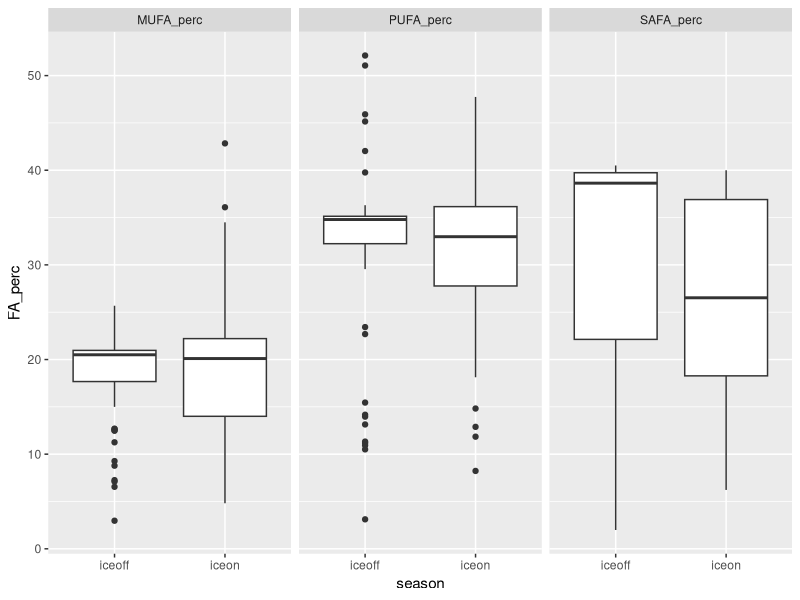
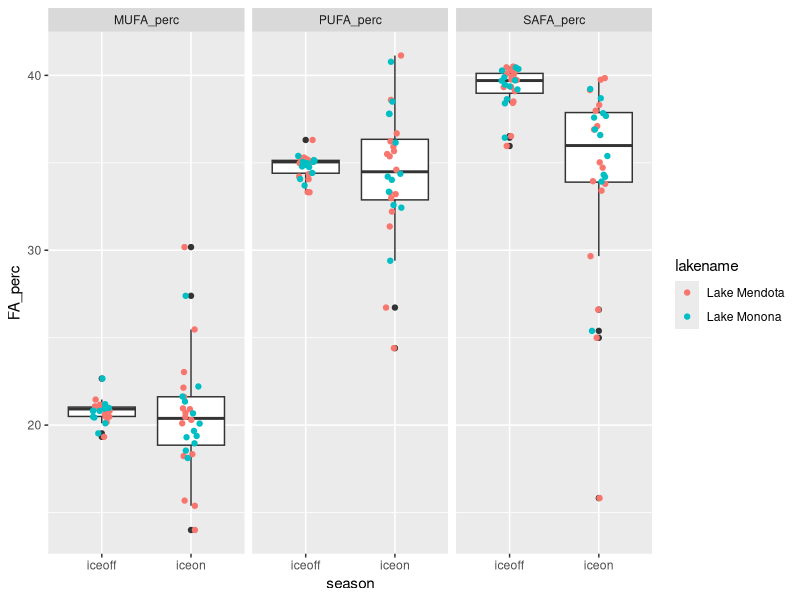
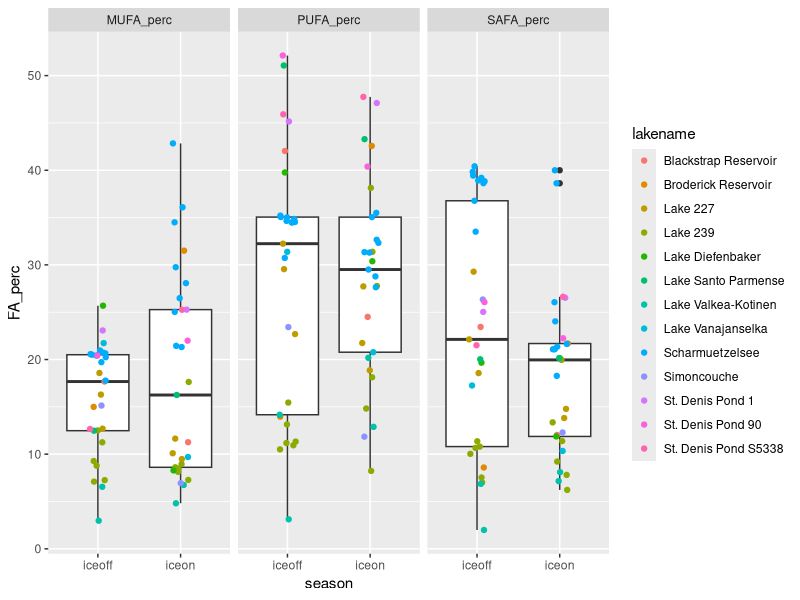
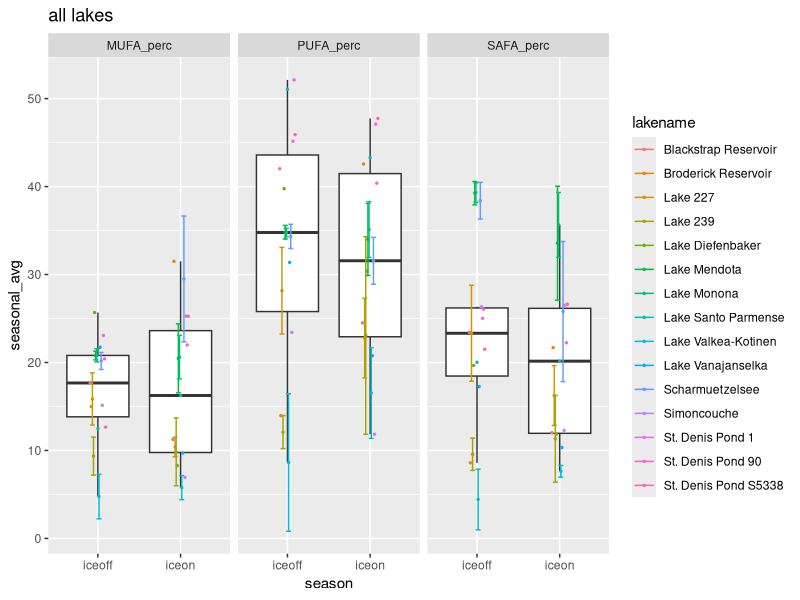
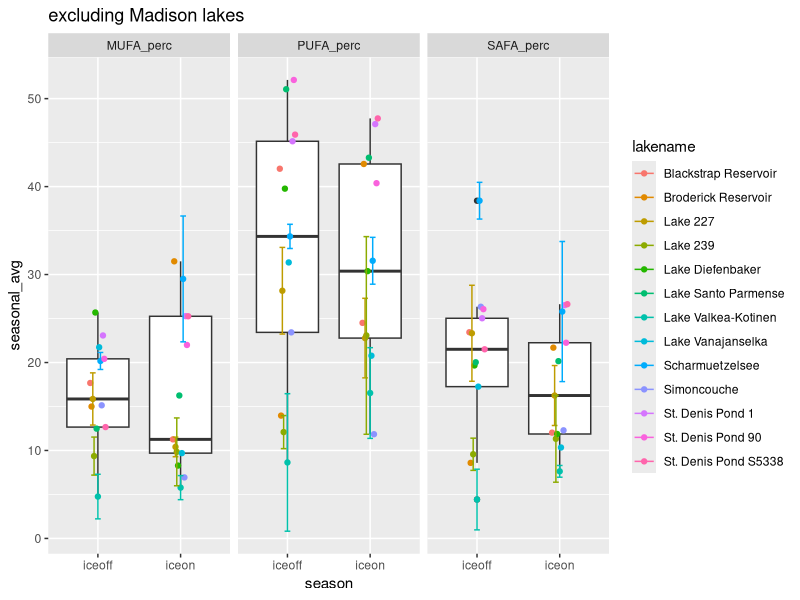
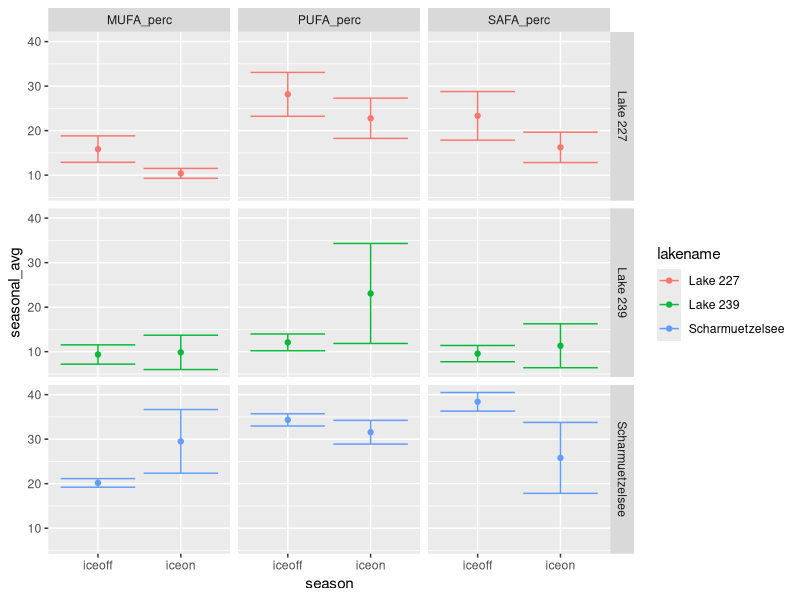
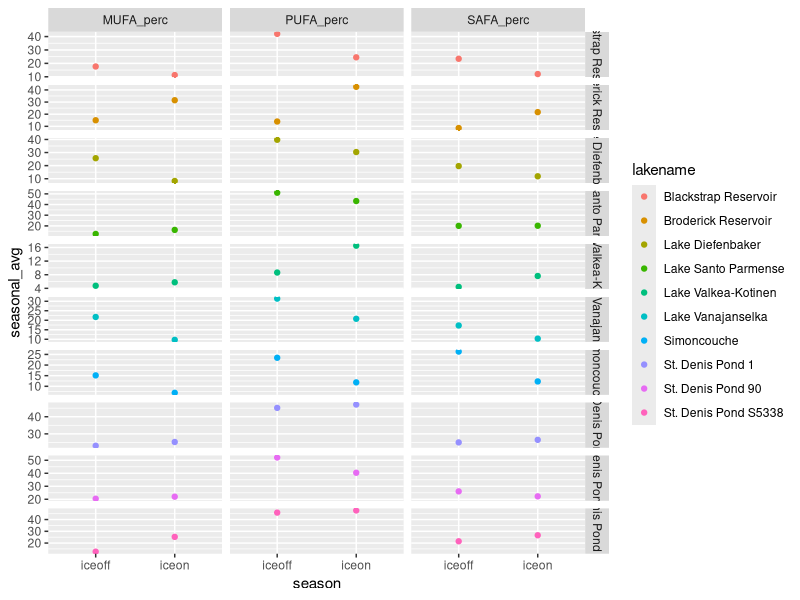

Reproduce these figures in R, in order.
# Script to look at fatty acids profile under ice vs summer stratification
# uses Hampton et al. ecology under lake ice dataset (ecology letters)
# and Galloway et al PLoS one paper fatty acid dataset

#libraries
library(dplyr)
library(reshape2)
library(tidyr)
library(ggplot2)

#===========================================================================
# ----> read in ecology under lake ice dataset and FA dataset

euli_orig <- read.csv("../Data/under_ice_data.csv", stringsAsFactors = FALSE)

fa_orig <- read.csv("../Data/PLoS_supp/S1_Dataset.csv", stringsAsFactors = FALSE)

#===========================================================================
# ----> wrangle ice phyto data

euli <- euli_orig %>% 
  #keep only columns of potential interest
  select(year, season, researcher, lakename, stationname, poolstation, lakeregloc, lakecountry,
         startday, startmonth, startyear, endday, endmonth, endyear,
         iceduration, fadata, avesecchidepth, avechla, 
         phytomethod, avephytomass, avephytocount,
         propchloro, propcrypto, propcyano, propdiatom, propdiatom, propotherphyto) %>% 
  #only interested when *not* all NA for phyto props
  filter(!(is.na(propchloro) & is.na(propcrypto) & is.na(propcyano) & 
           is.na(propdiatom) & is.na(propdiatom) & is.na(propotherphyto)))

#some lakes have multiple stations within lake
euli %>% 
  group_by(lakename) %>% 
  summarize(n = n_distinct(stationname)) %>% 
  filter(n > 1) %>% 
  as.data.frame()
#               lakename n
# 1 Blackstrap Reservoir 2
# 2     Lake Diefenbaker 3

euli %>% 
  group_by(lakename) %>% 
  summarize(n = n_distinct(poolstation)) %>% 
  as.data.frame() %>% 
  filter(n > 1)

#1:1 match lakename:poolstation
# filter(euli, lakename %in% c("Blackstrap Reservoir", "Lake Diefenbaker")) %>% select(lakename, stationname, poolstation)

#aggregate to lake/poolstation
euli_lakes_phytos <- euli %>% 
  #start by looking just at pytos, can circle back to incorporate snow/ice/secchi etc.
  select(year, season, lakename, poolstation, 
         propchloro, propcrypto, propcyano, propdiatom, propotherphyto) %>% 
  #group and aggregate
  group_by(lakename, poolstation, year, season) %>% 
  summarize(prop_chloro = mean(propchloro, na.rm = TRUE),
            prop_crypto = mean(propcrypto, na.rm = TRUE),
            prop_cyano = mean(propcyano, na.rm = TRUE),
            prop_diatom = mean(propdiatom, na.rm = TRUE),
            prop_other = mean(propotherphyto, na.rm = TRUE)) %>% 
  ungroup() %>% 
  as.data.frame()
  
summary(euli_lakes_phytos) #40 NA in crypto
str(euli_lakes_phytos) #205

#going to start by using only lakes with *NO NAs* for phytos
euli_phytos_complete <- euli_lakes_phytos %>% 
  filter(!(is.na(prop_chloro) | is.na(prop_crypto) | is.na(prop_cyano) | 
             is.na(prop_diatom) | is.na(prop_other)))
#158 obvs - only "complete" phyto profiles

#24 lakes in total
unique(euli_phytos_complete$lakename) 

#what's the temporal coverage?
#only want ones with matching iceon/iceoff
euli_phytos_complete %>% 
  group_by(lakename) %>% 
  summarize(seasons = n_distinct(season)) %>% 
  as.data.frame() %>% 
  arrange(seasons)

#identity lakes with both seasons per year
multi_seasons <- euli_phytos_complete %>% 
  group_by(lakename, year) %>% 
  summarize(seasons = n_distinct(season)) %>% 
  as.data.frame() %>% 
  arrange(seasons) %>% 
  filter(seasons > 1) %>% 
  mutate(lakeyear = paste(lakename, year, sep = "_"))

#keep only those lake/year/seasons
euli_phytos_complete_matching <- euli_phytos_complete %>% 
  mutate(lakeyear = paste(lakename, year, sep = "_")) %>% 
  filter(lakeyear %in% multi_seasons$lakeyear)

#make sure 1:1 match (i.e., iceon/iceoff in single year for lake - no missing pairs singles)
# euli_phytos_complete_matching %>% 
#   group_by(lakename, year) %>% 
#   summarize(n = n_distinct(season)) %>% 
#   filter(n != 2)
#correct

# filter(euli_phytos_complete, lakename == "Saanajarvi")
# filter(euli, lakename == "Saanajarvi")
#yep...being true to the data, we ignore Saanajarvi
#I think it's actually a goof in the euli data, 
#but moving forward without it...

#check out remaining
str(euli_phytos_complete_matching)
str(unique(euli_phytos_complete_matching$lakename)) 
#15 lakes

#temporal coverage
lake_years <- euli_phytos_complete_matching %>% 
  group_by(lakename) %>% 
  summarize(yrs = n_distinct(year)) %>% 
  arrange(yrs) %>% 
  as.data.frame()
#                lakename yrs
# 1  Blackstrap Reservoir   1
# 2   Broderick Reservoir   1
# 3      Lake Diefenbaker   1
# 4   Lake Santo Parmense   1
# 5     Lake Vanajanselka   1
# 6           Simoncouche   1
# 7      St. Denis Pond 1   1
# 8     St. Denis Pond 90   1
# 9  St. Denis Pond S5338   1
# 10  Lake Valkea-Kotinen   2
# 11             Lake 227   3
# 12             Lake 239   6
# 13      Scharmuetzelsee   9
# 14          Lake Monona  12
# 15         Lake Mendota  16

#may be interested in lakes with >= 3 years down the road
lake_years_3more <- filter(lake_years, yrs >= 3)

#make long to be equivalent to FA data
phytos_long <- euli_phytos_complete_matching %>% 
  select(-poolstation, -lakeyear) %>% 
  melt(id.vars = c("lakename", "year", "season")) %>% 
  rename(phyto_group = variable, prop = value)

#remove prop from group name
phytos_long$phyto_group <- gsub("prop_", "", phytos_long$phyto_group)

unique(phytos_long$phyto_group)
# "chloro"     "crypto"     "cyano"      "diatom"     "otherphyto"


#===========================================================================
# ----> wrangle FA data

fa <- fa_orig %>% 
  #only fresh water
  filter(Salinity == 0) %>% 
  #only proportional data
  filter(Data == "prop") %>% 
  #for now, don't care about experimental info
  select(Group, Class, Order, Genus, species,
         sumSAFA, sumMUFA, sumPUFA,
         c18.2w6, c18.3w6, c18.3w3,
         c18.4w3, c18.5w3, 
         c20.4w6, c20.5w3, c22.6w3)

unique(fa$Group)
# "Cyanobacteria" "Chlorophyta"   "Ochrophyta"    "Cryptophyta"   "Dinophyta"     "Euglenozoa"    "Rhodophyta"  

#crosswalk to match euli to FA
fa_equiv <- fa %>% 
  #crypto, chloro, cyano are direct matches
  mutate(fa_group = ifelse(Group == "Cryptophyta", "crypto", NA),
         fa_group = ifelse(Group == "Chlorophyta", "chloro", fa_group),
         fa_group = ifelse(Group == "Cyanobacteria", "cyano", fa_group),
         #diatoms are everything in these 3 classes in FA data
         fa_group = ifelse(Class %in% c("Bacillariophyceae", "Fragilariophyceae", "Coscinodiscophyceae"),
                           "diatom", fa_group),
         #other phyto = average of all else in FA data
         fa_group = ifelse(is.na(fa_group), "otherphyto", fa_group))

# fa_equiv %>% 
#   select(Group, fa_group) %>% 
#   unique()
# 
# fa_equiv %>% 
#   select(Group, Class, fa_group) %>% 
#   unique()


#===========================================================================
# ----> aggregate FA data

#aggregate to level of fa_group (average)

fa_group_avgs <- fa_equiv %>% 
  group_by(fa_group) %>% 
  summarize(grp_avg_sumSAFA = mean(sumSAFA, na.rm = TRUE),
            grp_avg_sumMUFA = mean(sumMUFA, na.rm = TRUE),
            grp_avg_sumPUFA = mean(sumPUFA, na.rm = TRUE),
            grp_avg_c18.2w6 = mean(c18.2w6, na.rm = TRUE),
            grp_avg_c18.3w6 = mean(c18.3w6, na.rm = TRUE),
            grp_avg_c18.3w3 = mean(c18.3w3, na.rm = TRUE),
            grp_avg_c18.4w3 = mean(c18.4w3, na.rm = TRUE),
            grp_avg_c18.5w3 = mean(c18.5w3, na.rm = TRUE),
            grp_avg_c20.4w6 = mean(c20.4w6, na.rm = TRUE),
            grp_avg_c20.5w3 = mean(c20.5w3, na.rm = TRUE),
            grp_avg_c22.6w3 = mean(c22.6w3, na.rm = TRUE)) %>% 
  as.data.frame()

fa_group_avgs

#===========================================================================
# ----> combine EULI and FA datasets

head(phytos_long) #lake, year, season, group, prop
head(fa_group_avgs) #group, FAs

#combine euli and FA - have group, proportion, and FA data
full_dat <- merge(phytos_long, fa_group_avgs, 
                  by.x = "phyto_group", by.y = "fa_group", 
                  all.x = TRUE)

# From LTER FA script:
# What we want is "what are the average proportions of SAFA, MUFA, PUFA 
# present in the community, irrespective of total biomass?" 
# (i.e. we know there is higher biomass in summer - the Circus Circus buffet)
# SH: pretty sure that what we want then is:(biomass_dry_weight * sumSAFA)/total dry weight
# This is already a proportion (biomass/total) so can do prop * FA

#weight data accordingly
full_dat_weighted <- full_dat %>% 
  #prop phyto (already biomass/total biomass) * prop FA
  mutate(sumSAFA_prop = grp_avg_sumSAFA * prop,
         sumMUFA_prop = grp_avg_sumMUFA * prop, 
         sumPUFA_prop = grp_avg_sumPUFA * prop,
         prop_c18.2w6 = grp_avg_c18.2w6 * prop,
         prop_c18.3w6 = grp_avg_c18.3w6 * prop,
         prop_c18.3w3 = grp_avg_c18.3w3 * prop,
         prop_c18.4w3 = grp_avg_c18.4w3 * prop,
         prop_c18.5w3 = grp_avg_c18.5w3 * prop,
         prop_c20.4w6 = grp_avg_c20.4w6 * prop,
         prop_c20.5w3 = grp_avg_c20.5w3 * prop,
         prop_c22.6w3 = grp_avg_c22.6w3 * prop) %>% 
  #keep only columns of interest
  #for now, only SAFA, MUFA, PUFA
  select(lakename, year, season, phyto_group, 
         sumSAFA_prop, sumMUFA_prop, sumPUFA_prop,
         prop_c18.2w6,prop_c18.3w6,  prop_c18.3w3,
         prop_c18.4w3, prop_c18.5w3,
         prop_c20.4w6, prop_c20.5w3, 
         prop_c22.6w3)

#sum within lake/time point (get community-level FA)
full_dat_weighted_comm <- full_dat_weighted %>% 
  group_by(lakename, year, season) %>% 
  #sum across phyto groups
  summarize(MUFA_perc = sum(sumMUFA_prop, na.rm = TRUE),
            PUFA_perc = sum(sumPUFA_prop, na.rm = TRUE),
            SAFA_perc = sum(sumSAFA_prop, na.rm = TRUE),
            perc_c18.2w6 = sum(prop_c18.2w6, na.rm = TRUE),
            perc_c18.3w6 = sum(prop_c18.3w6, na.rm = TRUE),
            perc_c18.3w3 = sum(prop_c18.3w3, na.rm = TRUE),
            perc_c18.4w3 = sum(prop_c18.4w3, na.rm = TRUE),
            perc_c18.5w3 = sum(prop_c18.5w3, na.rm = TRUE),
            perc_c20.4w6 = sum(prop_c20.4w6, na.rm = TRUE),
            perc_c20.5w3 = sum(prop_c20.5w3, na.rm = TRUE),
            perc_c22.6w3 = sum(prop_c22.6w3, na.rm = TRUE)) %>% 
  as.data.frame()

#this format matches LTER_FA_20180217 
#(detailed look at lakes ME/MO)

head(full_dat_weighted_comm)

#make a verion with one point per lake/season (aggregate across years)
#include standard deviation as measure of variance, as well as count
full_dat_weighted_comm_agg <- full_dat_weighted_comm %>% 
  group_by(lakename, season) %>% 
  #using __ so can separate later
  summarize(n_years = n_distinct(year),
            seasonal_avg__MUFA_perc = mean(MUFA_perc, na.rm = TRUE),
            sd__MUFA_perc = sd(MUFA_perc, na.rm = TRUE),
            seasonal_avg__PUFA_perc = mean(PUFA_perc, na.rm = TRUE),
            sd__PUFA_perc = sd(PUFA_perc, na.rm = TRUE),
            seasonal_avg__SAFA_perc = mean(SAFA_perc, na.rm = TRUE),
            sd__SAFA_perc = sd(SAFA_perc, na.rm = TRUE),
            
            seasonal_avg__c18.2w6 = sum(perc_c18.2w6, na.rm = TRUE),
            seasonal_avg__c18.3w6 = sum(perc_c18.3w6, na.rm = TRUE),
            seasonal_avg__c18.3w3 = sum(perc_c18.3w3, na.rm = TRUE),
            seasonal_avg__c18.4w3 = sum(perc_c18.4w3, na.rm = TRUE),
            seasonal_avg__c18.5w3 = sum(perc_c18.5w3, na.rm = TRUE),
            seasonal_avg__c20.4w6 = sum(perc_c20.4w6, na.rm = TRUE),
            seasonal_avg__c20.5w3 = sum(perc_c20.5w3, na.rm = TRUE),
            seasonal_avg__c22.6w3 = sum(perc_c22.6w3, na.rm = TRUE),
            
            sd__c18.2w6 = sd(perc_c18.2w6, na.rm = TRUE),
            sd__c18.3w6 = sd(perc_c18.3w6, na.rm = TRUE),
            sd__c18.3w3 = sd(perc_c18.3w3, na.rm = TRUE),
            sd__c18.4w3 = sd(perc_c18.4w3, na.rm = TRUE),
            sd__c18.5w3 = sd(perc_c18.5w3, na.rm = TRUE),
            sd__c20.4w6 = sd(perc_c20.4w6, na.rm = TRUE),
            sd__c20.5w3 = sd(perc_c20.5w3, na.rm = TRUE),
            sd__c22.6w3 = sd(perc_c22.6w3, na.rm = TRUE)) %>% 
  as.data.frame()

#===========================================================================
# ----> look at all lakes/years/seasons

#make long for plotting
dat_long_full_points <- full_dat_weighted_comm %>% 
  melt(id.vars = c("lakename", "year", "season")) %>% 
  rename(FA_type = variable, FA_perc = value)

#matching graphs to ME/MO - all  lakes
ggplot(filter(dat_long_full_points, FA_type %in% c("MUFA_perc", "PUFA_perc", "SAFA_perc")),
              aes(season, FA_perc)) +
  geom_boxplot() +
  #geom_jitter(aes(color = lakename), width = 0.1, size = 1) +
  facet_wrap(~FA_type)

#hmmm definitely not as extreme as ME/MO

#check just using those for sanity check
ggplot(filter(dat_long_full_points, lakename %in% c("Lake Mendota", "Lake Monona") &
                FA_type %in% c("MUFA_perc", "PUFA_perc", "SAFA_perc")), 
       aes(season, FA_perc)) +
  geom_boxplot() +
  geom_jitter(aes(color = lakename), width = 0.1) +
  facet_wrap(~FA_type)

#yep, see the same trends in just ME/MO
#so it's accurate
#(other has wider spread since it's actual data, not avg proportions)

#removing ME/MO
ggplot(filter(dat_long_full_points, !(lakename %in% c("Lake Mendota", "Lake Monona")) &
                FA_type %in% c("MUFA_perc", "PUFA_perc", "SAFA_perc")), 
       aes(season, FA_perc)) +
  geom_boxplot() +
  geom_jitter(aes(color = lakename), width = 0.1) +
  facet_wrap(~FA_type)
#pretty wide spread


#what do anovas say for all lakes?
mufa1 <- aov(FA_perc ~ season, dat = filter(dat_long_full_points, FA_type == "MUFA_perc" &
                                              !(lakename %in% c("Lake Mendota", "Lake Monona"))))
summary(mufa1) #p=0.584

pufa1 <- aov(FA_perc ~ season, dat = filter(dat_long_full_points, FA_type == "PUFA_perc" &
                                              !(lakename %in% c("Lake Mendota", "Lake Monona"))))
summary(pufa1) #p=0.746

safa1 <- aov(FA_perc ~ season, dat = filter(dat_long_full_points, FA_type == "SAFA_perc" &
                                              !(lakename %in% c("Lake Mendota", "Lake Monona"))))
summary(safa1) #p=0.0438 *

#SAFA - signif (barely) higher in summer

#anovas when remove ME/MO
#what do anovas say for all lakes?
mufa1 <- aov(FA_perc ~ season, dat = filter(dat_long_full_points, FA_type == "MUFA_perc"))
summary(mufa1) #p=0.946

pufa1 <- aov(FA_perc ~ season, dat = filter(dat_long_full_points, FA_type == "PUFA_perc"))
summary(pufa1) #p=0.439

safa1 <- aov(FA_perc ~ season, dat = filter(dat_long_full_points, FA_type == "SAFA_perc"))
summary(safa1) #p=0.00136


#===========================================================================
# ----> look at lakes aggregated to seasons across years

#make long
dat_long_seasonal_points <- full_dat_weighted_comm_agg %>% 
  #make long
  melt(id.vars = c("lakename", "season", "n_years")) %>% 
  #split variable column name
  separate(variable, into = c("agg_type", "FA_type"), sep = "__") %>% 
  #make wide so have column for avg and sd
  dcast(lakename + season + n_years + FA_type ~ agg_type, value.var = "value")
  
# ----> all lakes
ggplot(filter(dat_long_seasonal_points, FA_type %in% c("MUFA_perc", "PUFA_perc", "SAFA_perc")),
              aes(season, seasonal_avg)) +
  #ignore outlier sofr boxplots only
  geom_boxplot(outlier.shape = NA) +
  geom_point(aes(group = lakename, color = lakename), position = position_dodge(width = 0.2), size = 0.5) +
  geom_errorbar(aes(x = season, ymin = seasonal_avg - sd, ymax = seasonal_avg + sd,
                    color = lakename, 
                    group = lakename),
                position = position_dodge(width = 0.2)) +
  # geom_pointrange(aes(x = season, y = seasonal_avg, 
  #                     ymin = seasonal_avg - sd, ymax = seasonal_avg + sd)) +
  facet_wrap(~FA_type) +
  ggtitle("all lakes")

mufa2 <- aov(seasonal_avg ~ season, dat = filter(dat_long_seasonal_points, FA_type == "MUFA_perc"))
summary(mufa2) #p=0.685

pufa2 <- aov(seasonal_avg ~ season, dat = filter(dat_long_seasonal_points, FA_type == "PUFA_perc"))
summary(pufa2) #p=0.615

safa2 <- aov(seasonal_avg ~ season, dat = filter(dat_long_seasonal_points, FA_type == "SAFA_perc"))
summary(safa2) #p=0.327

# ----> ignore mendota/monona
ggplot(filter(dat_long_seasonal_points, 
              FA_type %in% c("MUFA_perc", "PUFA_perc", "SAFA_perc") &
                !(lakename %in% c("Lake Mendota", "Lake Monona"))), 
              aes(season, seasonal_avg)) +
  #ignore outlier sofr boxplots only
  #geom_boxplot(outlier.shape = NA) +
  geom_boxplot() + 
  geom_point(aes(color = lakename, group = lakename), position = position_dodge(width = 0.2)) +
  geom_errorbar(aes(x = season, ymin = seasonal_avg - sd, ymax = seasonal_avg + sd,
                    color = lakename, group = lakename),
                position = position_dodge(width = 0.2)) +
  facet_wrap(~FA_type) +
  ggtitle("excluding Madison lakes")

mufa2 <- aov(seasonal_avg ~ season, dat = filter(dat_long_seasonal_points, FA_type == "MUFA_perc" & 
                                              !(lakename %in% c("Lake Mendota", "Lake Monona"))))
summary(mufa2) #p=0.693

pufa2 <- aov(seasonal_avg ~ season, dat = filter(dat_long_seasonal_points, FA_type == "PUFA_perc" &
                                              !(lakename %in% c("Lake Mendota", "Lake Monona"))))
summary(pufa2) #p=0.621

safa2 <- aov(seasonal_avg ~ season, dat = filter(dat_long_seasonal_points, FA_type == "SAFA_perc" &
                                              !(lakename %in% c("Lake Mendota", "Lake Monona"))))
summary(safa2) #p=0.289


# ----> lakes with >3 years matching
ggplot(filter(dat_long_seasonal_points, 
              FA_type %in% c("MUFA_perc", "PUFA_perc", "SAFA_perc") &
              lakename %in% lake_years_3more$lakename & 
                !(lakename %in% c("Lake Mendota", "Lake Monona"))), 
       aes(season, seasonal_avg)) +
  geom_point(aes(color = lakename, group = lakename), position = position_dodge(width = 0.2)) +
  geom_errorbar(aes(x = season, ymin = seasonal_avg - sd, ymax = seasonal_avg + sd,
                    color = lakename, group = lakename),
                position = position_dodge(width = 0.2)) +
  facet_grid(lakename~FA_type)


# ----> just the <3 years lakes
ggplot(filter(dat_long_seasonal_points, 
              FA_type %in% c("MUFA_perc", "PUFA_perc", "SAFA_perc") &
                !(lakename %in% lake_years_3more$lakename) & !(lakename %in% c("Lake Mendota", "Lake Monona"))), 
       aes(season, seasonal_avg)) +
  geom_point(aes(color = lakename, group = lakename), position = position_dodge(width = 0.2)) +
  facet_grid(lakename~FA_type, scales = "free")

#hard to see anything - need to split up facets